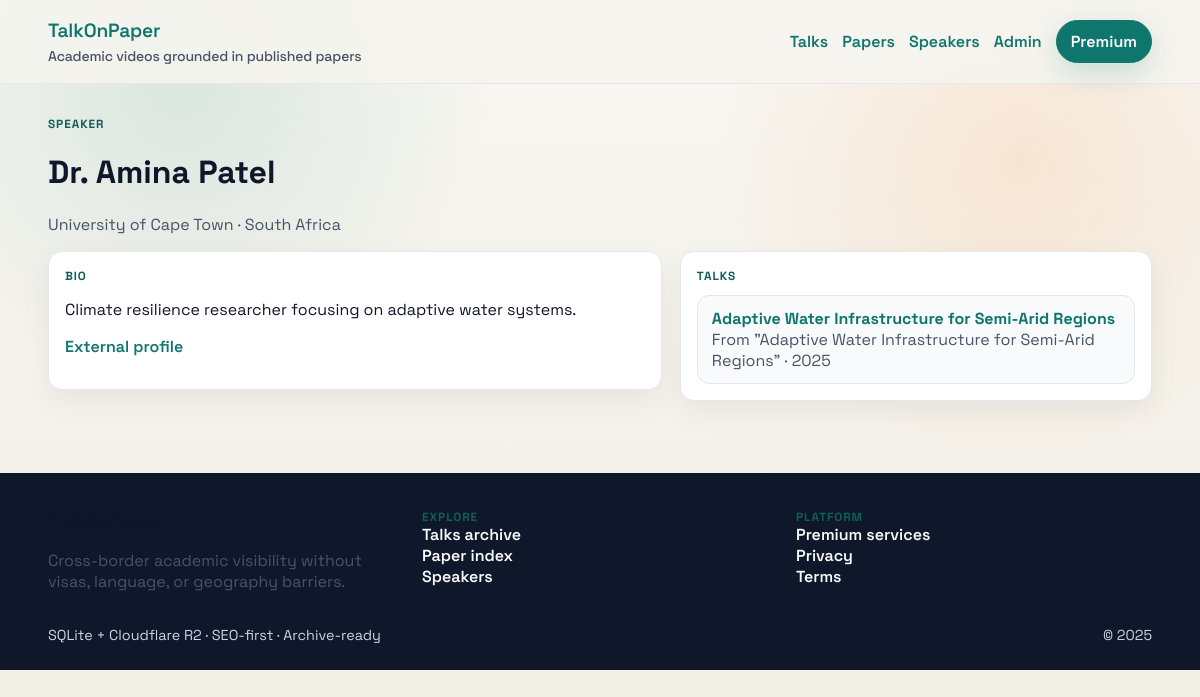
The page /speakers/1 on the database its author committed.
### talkonpaper/models.py (models this page shows, shortened)
class TimestampMixin:
    created_at = db.Column(db.DateTime, nullable=False, default=datetime.utcnow)
    updated_at = db.Column(
        db.DateTime,
        nullable=False,
        default=datetime.utcnow,
        onupdate=datetime.utcnow,
    )

class Speaker(TimestampMixin, db.Model):
    __tablename__ = "speakers"
    id = db.Column(db.Integer, primary_key=True)
    full_name = db.Column(db.String(255), nullable=False, index=True)
    affiliation = db.Column(db.String(255), nullable=False, index=True)
    country = db.Column(db.String(100), nullable=True, index=True)
    bio_short = db.Column(db.Text, nullable=True)
    website_or_profile = db.Column(db.String(255), nullable=True)
    talks = db.relationship("Talk", back_populates="speaker", lazy="selectin")

class Talk(TimestampMixin, db.Model):
    __tablename__ = "talks"
    __table_args__ = (
        UniqueConstraint("paper_id", name="uq_talks_paper"),
    )
    id = db.Column(db.Integer, primary_key=True)
    paper_id = db.Column(db.Integer, db.ForeignKey("papers.id"), nullable=False)
    speaker_id = db.Column(db.Integer, db.ForeignKey("speakers.id"), nullable=False)
    speaker_user_id = db.Column(db.Integer, db.ForeignKey("users.id"), nullable=True)
    title = db.Column(db.String(500), nullable=False, index=True)
    summary = db.Column(db.Text, nullable=True)
    duration_seconds = db.Column(db.Integer, nullable=False, default=0)
    talk_date = db.Column(db.Date, nullable=True)
    access_level = db.Column(
        Enum("public", "registered", "academic_premium", name="access_levels"),
        nullable=False,
        default="registered",
    )
    is_dubbed = db.Column(db.Boolean, nullable=False, default=False)
    video_object_key = db.Column(db.String(255), nullable=False)
    preview_video_key = db.Column(db.String(255), nullable=True)
    audio_object_key = db.Column(db.String(255), nullable=True)
    thumbnail_object_key = db.Column(db.String(255), nullable=True)
    transcript_text = db.Column(db.Text, nullable=True)
    paper = db.relationship("Paper", back_populates="talk", lazy="joined")
    speaker = db.relationship("Speaker", back_populates="talks", lazy="joined")
    speaker_user = db.relationship("User", back_populates="talks", lazy="selectin")
    @property
    def slug(self) -> str:
        return re.sub(r"[^a-z0-9]+", "-", self.title.lower()).strip("-")

class Paper(TimestampMixin, db.Model):
    __tablename__ = "papers"
    id = db.Column(db.Integer, primary_key=True)
    title = db.Column(db.String(500), nullable=False, index=True)
    abstract = db.Column(db.Text, nullable=False)
    authors = db.Column(db.Text, nullable=False)
    doi_or_url = db.Column(db.String(255), nullable=False, unique=True, index=True)
    journal_or_publisher = db.Column(db.String(255), nullable=True, index=True)
    publication_year = db.Column(db.Integer, nullable=False, index=True)
    language_original = db.Column(db.String(50), nullable=False, default="en")
    keywords = db.Column(db.String(255), nullable=True)
    pdf_object_key = db.Column(db.String(255), nullable=True)
    talk = db.relationship(
        "Talk", back_populates="paper", uselist=False, cascade="all, delete-orphan"
    )

### talkonpaper/routes.py (the view)
@main_bp.route("/speakers/<int:speaker_id>")
def speaker_profile(speaker_id: int):
    speaker = Speaker.query.filter_by(id=speaker_id).first_or_404()
    return render_template(
        "speaker_detail.html",
        speaker=speaker,
        canonical_url=canonical_path(request.path),
    )

### talkonpaper/__init__.py (called while the page is built)
def _register_template_globals(app: Flask) -> None:
    @app.context_processor
    def inject_site_meta():
        return {
            "site_name": "TalkOnPaper",
            "site_tagline": "Cross-border academic visibility without visas, language, or geography barriers",
            "cdn_base_url": os.environ.get("CDN_BASE_URL", ""),
        }

### talkonpaper/routes.py (called while the page is built, shortened)
def canonical_path(path: str) -> str:
    host = current_app.config.get("DEFAULT_CANONICAL_HOST", "").rstrip("/")
    return f"{host}{path}"

def _seed_sample_data() -> None:
    global _seeded
    if _seeded or not current_app.config.get("ENABLE_SAMPLE_DATA", False):
        return

@main_bp.before_app_request
def before_request():
    _seed_sample_data()

### templates/speaker_detail.html
{% extends "base.html" %}
{% block content %}
  <div class="container">
    <p class="eyebrow">Speaker</p>
    <h1>{{ speaker.full_name }}</h1>
    <p class="muted">{{ speaker.affiliation }}{% if speaker.country %} · {{ speaker.country }}{% endif %}</p>
    <div class="two-col">
      <div class="surface">
        <p class="eyebrow">Bio</p>
        <p>{{ speaker.bio_short or "Biography coming soon." }}</p>
        {% if speaker.website_or_profile %}
          <p><a href="{{ speaker.website_or_profile }}" target="_blank" rel="noreferrer">External profile</a></p>
        {% endif %}
      </div>
      <div class="surface">
        <p class="eyebrow">Talks</p>
        {% if speaker.talks %}
          <ul class="list">
            {% for talk in speaker.talks %}
              <li>
                <div>
                  <a href="{{ url_for('main.talk_detail', talk_id=talk.id, slug=talk.slug) }}"><strong>{{ talk.title }}</strong></a>
                  <div class="muted">From "{{ talk.paper.title }}" · {{ talk.paper.publication_year }}</div>
                </div>
              </li>
            {% endfor %}
          </ul>
        {% else %}
          <p class="muted">No talks published yet.</p>
        {% endif %}
      </div>
    </div>
  </div>
{% endblock %}

### static/css/main.css (style rules this page uses)
:root { --bg: #f6f4ef; --text: #0f172a; --muted: #475467; --surface: #ffffff; --border: #e5e7eb; --accent: #0f766e; --accent-strong: #115e59; --accent-secondary: #f97316; --shadow: 0 24px 60px rgba(15, 23, 42, 0.12); color-scheme: light; }
* { box-sizing: border-box; }
body { margin: 0; font-family: "Space Grotesk", "Manrope", system-ui, -apple-system, sans-serif; background: radial-gradient(circle at 15% 10%, rgba(15, 118, 110, 0.12), transparent 25%), radial-gradient(circle at 85% 20%, rgba(249, 115, 22, 0.12), transparent 25%), linear-gradient(180deg, #f8f7f2 0%, #f2efe6 80%); color: var(--text); min-height: 100vh; }
a { color: var(--accent); text-decoration: none; font-weight: 600; }
.container { width: min(1180px, 92%); margin: 0 auto; }
.eyebrow { text-transform: uppercase; letter-spacing: 0.08em; font-size: 0.74rem; color: var(--accent-strong); font-weight: 800; margin: 0; }
.muted { color: var(--muted); }
.list { display: grid; gap: 10px; padding: 0; margin: 12px 0 0; list-style: none; }
.list li { display: flex; align-items: center; gap: 10px; padding: 12px 14px; border-radius: 12px; background: #f9fafb; border: 1px solid var(--border); }
.surface { background: var(--surface); border: 1px solid var(--border); border-radius: 14px; padding: 16px; box-shadow: 0 10px 30px rgba(15, 23, 42, 0.06); }
.two-col { display: grid; grid-template-columns: 1.3fr 1fr; gap: 18px; align-items: start; }

### rows shown on the page
Speaker: full_name "Dr. Amina Patel", affiliation "University of Cape Town", country "South Africa", bio_short "Climate resilience researcher focusing on adaptive water systems."
Talk: title "Adaptive Water Infrastructure for Semi-Arid Regions", paper "Adaptive Water Infrastructure for Semi-Arid Regions", paper.publication_year "2025"

### other values the page prints
{{ 2025 }} "2025"
